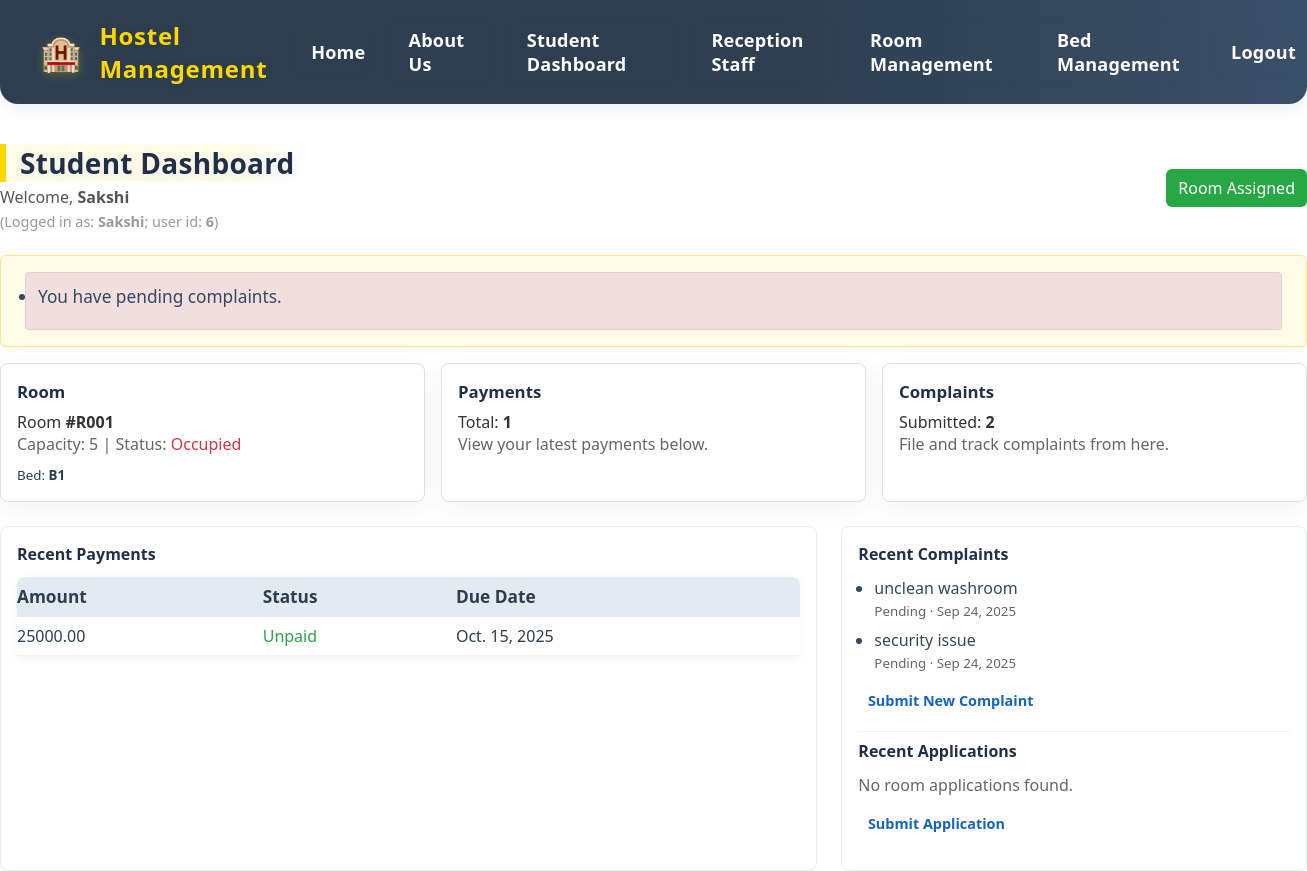
Page /students/dashboard/ (signed in) on the committed database.
### students/models.py (models this page shows, shortened)
class Student(models.Model):
    user = models.OneToOneField(User, on_delete=models.CASCADE)
    room = models.ForeignKey(Room, on_delete=models.SET_NULL, null=True, blank=True)
    student_id = models.CharField(max_length=20, unique=True, null=True, blank=True)
    contact = models.CharField(max_length=20, null=True, blank=True)
    photo = models.ImageField(upload_to='student_photos/', null=True, blank=True)

### rooms/models.py (models this page shows, shortened)
class Room(models.Model):
    number = models.CharField(max_length=10)
    capacity = models.IntegerField()
    is_available = models.BooleanField(default=True)

class Bed(models.Model):
    room = models.ForeignKey(Room, on_delete=models.CASCADE, related_name='beds')
    bed_number = models.CharField(max_length=10)
    is_occupied = models.BooleanField(default=False)
    student = models.OneToOneField('students.Student', on_delete=models.SET_NULL, null=True, blank=True, unique=True)

### hostel_management/models.py (models this page shows, shortened)
class Payment(models.Model):
    student = models.ForeignKey('students.Student', on_delete=models.CASCADE)
    amount = models.DecimalField(max_digits=8, decimal_places=2)
    status = models.CharField(max_length=20, default='Unpaid')
    due_date = models.DateField()
    paid_at = models.DateTimeField(null=True, blank=True)

class Complaint(models.Model):
    student = models.ForeignKey('students.Student', on_delete=models.CASCADE)
    title = models.CharField(max_length=100)
    description = models.TextField()
    status = models.CharField(max_length=20, default='Pending')
    created_at = models.DateTimeField(auto_now_add=True)

### students/student_views.py (the view)
# urls.py: path('dashboard/', StudentDashboardView.as_view(), name='student_dashboard'),
class StudentDashboardView(LoginRequiredMixin, TemplateView):
    template_name = 'students/dashboard.html'
    def get_context_data(self, **kwargs):
        context = super().get_context_data(**kwargs)
        try:
            student = Student.objects.get(user=self.request.user)
            context['student'] = student
            context['room'] = student.room
            from rooms.models import Bed
            assigned_bed = None
            if student.room:
                try:
                    assigned_bed = Bed.objects.get(student=student)
                except Bed.DoesNotExist:
                    assigned_bed = None
            context['assigned_bed'] = assigned_bed
            context['payments'] = Payment.objects.filter(student=student)
            context['complaints'] = Complaint.objects.filter(student=student)
            context['applications'] = RoomApplication.objects.filter(student=student)
            alerts = []
            if context['complaints'].filter(status='Pending').exists():
                alerts.append('You have pending complaints.')
            if context['payments'].filter(status='Due').exists():
                alerts.append('You have due payments.')
            if not student.room:
                alerts.append('You have not been assigned a room yet.')
            elif not context['assigned_bed']:
                alerts.append('You have not been assigned a bed yet.')
            context['alerts'] = alerts
        except Student.DoesNotExist:
            context['student'] = None
            context['room'] = None
            context['assigned_bed'] = None
            context['payments'] = []
            context['complaints'] = []
            context['applications'] = []
            context['alerts'] = ['No student profile found for your account. Please contact staff or sign up as a student.']
        return context

### templates/students/dashboard.html (shortened to what this page needs)
{% extends 'base_generic.html' %}
{% block content %}
<div class="dashboard-header" style="display:flex;align-items:center;justify-content:space-between;margin-bottom:1.5rem;">
    <div>
        <h1 style="margin:0;font-size:1.75rem;">Student Dashboard</h1>
    <p style="margin:0.25rem 0 0;color:#555;">Welcome, <strong>{{ student.user.username }}</strong></p>
    <p style="margin:0.25rem 0 0;color:#999;font-size:0.9rem;">(Logged in as: <strong>{{ request.user.username }}</strong>; user id: <strong>{{ request.user.id }}</strong>)</p>
    </div>
    <div>
        {% if not room %}
            <a class="btn btn-primary" href="{% url 'students:apply_room' %}">Apply for Room</a>
        {% else %}
            <span class="badge" style="background:#28a745;color:white;padding:0.5rem 0.75rem;border-radius:0.375rem;">Room Assigned</span>
        {% endif %}
    </div>
</div>
{% if alerts %}
<div class="alerts" style="margin-bottom:1rem;">
    <ul style="margin:0;padding-left:1.25rem;color:#a94442;background:#f2dede;border:1px solid #ebccd1;border-radius:4px;padding:0.75rem;">
    {% for alert in alerts %}
        <li>{{ alert }}</li>
    {% endfor %}
    </ul>
</div>
{% endif %}
<div class="row" style="display:flex;gap:1rem;flex-wrap:wrap;margin-bottom:1.5rem;">
    <div class="card" style="flex:1 1 220px;padding:1rem;border:1px solid #e0e0e0;border-radius:8px;">
        <h3 style="margin-top:0;margin-bottom:0.5rem;font-size:1.05rem;">Room</h3>
        {% if room %}
            <p style="margin:0;color:#333;">Room <strong>#{{ room.number }}</strong></p>
            <p style="margin:0;color:#666;">Capacity: {{ room.capacity }} | Status: {% if room.is_available %}<span style="color:#28a745;">Available</span>{% else %}<span style="color:#dc3545;">Occupied</span>{% endif %}</p>
            <div style="margin-top:0.5rem;">
                {% if assigned_bed %}
                    <small>Bed: <strong>{{ assigned_bed.bed_number }}</strong></small>
                {% else %}
                    <small>No bed assigned</small>
                {% endif %}
            </div>
        {% else %}
            <p style="margin:0;color:#666;">You have not been assigned a room yet.</p>
        {% endif %}
    </div>
    <div class="card" style="flex:1 1 220px;padding:1rem;border:1px solid #e0e0e0;border-radius:8px;">
        <h3 style="margin-top:0;margin-bottom:0.5rem;font-size:1.05rem;">Payments</h3>
        {% if payments %}
            <p style="margin:0;color:#333;">Total: <strong>{{ payments|length }}</strong></p>
            <p style="margin:0;color:#666;">View your latest payments below.</p>
        {% else %}
            <p style="margin:0;color:#666;">No payment records found.</p>
        {% endif %}
    </div>
    <div class="card" style="flex:1 1 220px;padding:1rem;border:1px solid #e0e0e0;border-radius:8px;">
        <h3 style="margin-top:0;margin-bottom:0.5rem;font-size:1.05rem;">Complaints</h3>
        <p style="margin:0;color:#333;">Submitted: <strong>{{ complaints|length }}</strong></p>
        <p style="margin:0;color:#666;">File and track complaints from here.</p>
    </div>
</div>
<div class="main-content" style="display:flex;gap:1.5rem;flex-wrap:wrap;">
    <div class="panel" style="flex:2 1 520px;border:1px solid #e9ecef;border-radius:8px;padding:1rem;background:white;">
        <h4 style="margin-top:0;margin-bottom:0.75rem;">Recent Payments</h4>
        {% if payments %}
        <table style="width:100%;border-collapse:collapse;">
            <thead>
                <tr style="text-align:left;border-bottom:1px solid #e9ecef;color:#333;">
                    <th style="padding:0.5rem 0">Amount</th>
                    <th style="padding:0.5rem 0">Status</th>
                    <th style="padding:0.5rem 0">Due Date</th>
                </tr>
            </thead>
            <tbody>
            {% for payment in payments %}
                <tr style="border-bottom:1px solid #f1f1f1;">
                    <td style="padding:0.5rem 0">{{ payment.amount }}</td>
                    <td style="padding:0.5rem 0">{% if payment.status == 'Due' %}<span style="color:#dc3545">{{ payment.status }}</span>{% else %}<span style="color:#28a745">{{ payment.status }}</span>{% endif %}</td>
                    <td style="padding:0.5rem 0">{{ payment.due_date }}</td>
                </tr>
            {% endfor %}
            </tbody>
        </table>
        {% else %}
            <p style="margin:0;color:#666;">No payments found.</p>
        {% endif %}
    </div>
    <div class="panel" style="flex:1 1 300px;border:1px solid #e9ecef;border-radius:8px;padding:1rem;background:white;">
        <h4 style="margin-top:0;margin-bottom:0.75rem;">Recent Complaints</h4>
        {% if complaints %}
            <ul style="margin:0;padding-left:1rem;color:#333;">
            {% for complaint in complaints|slice:":5" %}
                <li style="margin-bottom:0.5rem;">{{ complaint.title }} <br><small style="color:#666;">{{ complaint.status }} &middot; {{ complaint.created_at|date:"M d, Y" }}</small></li>
            {% endfor %}
            </ul>
            <p style="margin-top:0.75rem;"><a href="{% url 'students:student_complaint_new' %}" class="btn btn-sm btn-outline-primary">Submit New Complaint</a></p>
        {% else %}
            <p style="margin:0;color:#666;">No complaints found.</p>
            <p style="margin-top:0.75rem;"><a href="{% url 'students:student_complaint_new' %}" class="btn btn-sm btn-outline-primary">Submit New Complaint</a></p>
        {% endif %}
        <hr style="margin:1rem 0 0.5rem 0;border:none;border-top:1px solid #f1f1f1;">
        <h4 style="margin-top:0.5rem;margin-bottom:0.75rem;">Recent Applications</h4>
        {% if applications %}
            <ul style="margin:0;padding-left:1rem;color:#333;">
            {% for app in applications|slice:":5" %}
                <li style="margin-bottom:0.5rem;">{{ app.reason|truncatechars:60 }} <br><small style="color:#666;">{{ app.status }} &middot; {{ app.created_at|date:"M d, Y" }}</small></li>
            {% endfor %}
            </ul>
            <p style="margin-top:0.75rem;"><a href="{% url 'students:apply_room' %}" class="btn btn-sm btn-outline-primary">Submit Application</a></p>
        {% else %}
            <p style="margin:0;color:#666;">No room applications found.</p>
            <p style="margin-top:0.75rem;"><a href="{% url 'students:apply_room' %}" class="btn btn-sm btn-outline-primary">Submit Application</a></p>
        {% endif %}
    </div>
</div>
{% endblock %}

### static/css/styles.css (style rules this page uses)
body { font-family: 'Segoe UI', 'Georgia', 'Times New Roman', serif; background: linear-gradient(135deg, #f4f6fa 0%, #e3eaf2 100%); margin: 0; padding: 0; color: #222; min-height: 100vh; transition: background 0.5s; }
.alerts { background: #fffbe6; border: 1px solid #ffe58f; color: #856404; border-radius: 6px; padding: 1rem 1.5rem; margin-bottom: 2rem; font-size: 1.08rem; box-shadow: 0 1px 4px rgba(0,0,0,0.04); }
.alerts ul { margin: 0; padding-left: 1.2em; }
.alerts li { margin-bottom: 0.5em; }
h1, h2 { color: #2d3e50; font-family: 'Segoe UI', 'Georgia', 'Times New Roman', serif; margin-top: 0; letter-spacing: 0.01em; text-shadow: 0 2px 8px #e3eaf2cc; font-weight: 700; border-left: 6px solid #ffd700; padding-left: 0.5em; background: linear-gradient(90deg, #fffbe6 80%, #fff0 100%); border-radius: 0 12px 12px 0; margin-bottom: 1.2rem; animation: fadeInDown 0.7s; }
table { width: 100%; border-collapse: collapse; background: #fff; margin-bottom: 2rem; box-shadow: 0 2px 8px rgba(0,0,0,0.05); border-radius: 8px 8px 0 0; overflow: hidden; }
th, td { padding: 0.75rem 1rem; border-bottom: 1px solid #eaeaea; text-align: left; }
th { background: #e3eaf2; font-weight: 600; color: #2d3e50; font-size: 1.08rem; }
tr:last-child td { border-bottom: none; }
.card { background:#fff; border-radius:12px; padding:1rem; box-shadow:0 6px 24px rgba(43,56,73,0.06); border:1px solid #e9eef6; }
.btn { display:inline-block; padding:0.5rem 1rem; border-radius:8px; text-decoration:none; font-weight:700; cursor:pointer; }
.btn-sm { padding:0.35rem 0.6rem; font-size:0.9rem; border-radius:6px; }

### templates/students/dashboard.html (style rules this page uses)
body { background:none !important; }

### templates/base_generic.html (style rules this page uses)
body { color: #2d3e50; }
h1, h2, h3, h4, h5, h6 { color: #223047; font-family: 'Segoe UI', 'Montserrat', Arial, sans-serif; }
p, li, label, input, textarea, select, .form-container, .feature-card { color: #34495e; font-family: 'Segoe UI', 'Montserrat', Arial, sans-serif; }
a { color: #1565c0; transition: color 0.2s; }

### rows in the picture
Student: user.username "Sakshi"
Room: number "R001", capacity "5"
Bed: bed_number "B1"
Payment: amount "25000.00", status "Unpaid", due_date "Oct. 15, 2025"
Complaint: title "unclean washroom", status "Pending", created_at "Sep 24, 2025"
Complaint: title "security issue", status "Pending", created_at "Sep 24, 2025"

### other values in the picture
{{ request.user.username }} "Sakshi"
{{ request.user.id }} "6"
{{ alert }} "You have pending complaints."
{{ payments|length }} "1"
{{ complaints|length }} "2"
